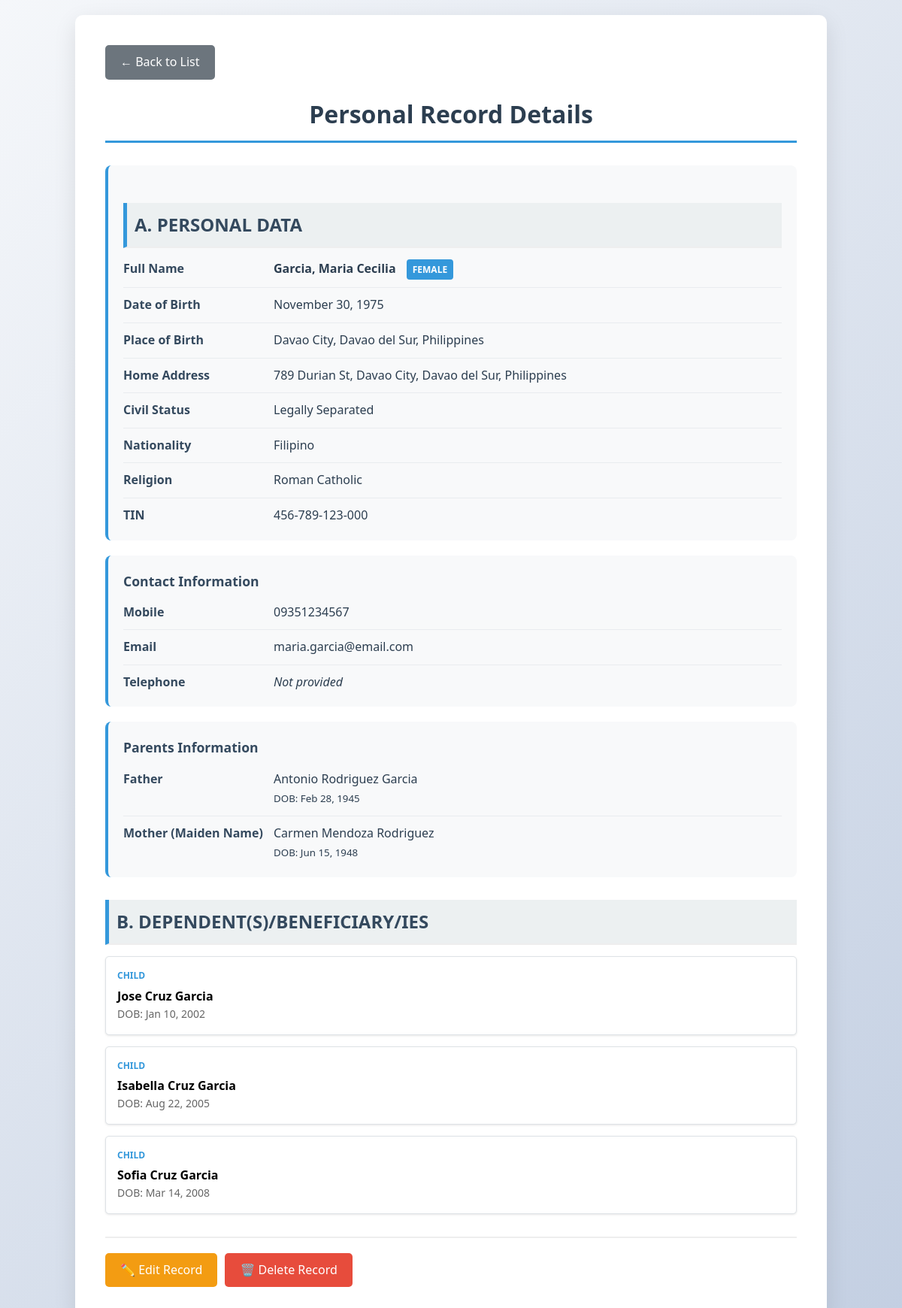
Screenshot of /view.php?id=7 with the database file from the repository.
### tables this page shows
CREATE TABLE `personal_data` (
  `id` int(11) NOT NULL,
  `last_name` varchar(100) NOT NULL,
  `first_name` varchar(100) NOT NULL,
  `middle_name` varchar(100) DEFAULT NULL,
  `suffix` varchar(20) DEFAULT NULL,
  `dob` date NOT NULL,
  `sex` enum('Male','Female') NOT NULL,
  `civil_status` varchar(50) NOT NULL,
  `civil_status_other` varchar(100) DEFAULT NULL,
  `tin` varchar(50) DEFAULT NULL,
  `nationality` varchar(100) NOT NULL,
  `religion` varchar(100) DEFAULT NULL,
  `pob_city_municipality` varchar(100) NOT NULL,
  `pob_province` varchar(100) DEFAULT NULL,
  `pob_country` varchar(100) DEFAULT 'Philippines',
  `birth_same_as_home` tinyint(1) DEFAULT 0,
  `home_address` text DEFAULT NULL,
  `mobile` varchar(20) NOT NULL,
  `email` varchar(100) NOT NULL,
  `telephone` varchar(50) DEFAULT NULL,
  `father_last_name` varchar(100) DEFAULT NULL,
  `father_first_name` varchar(100) DEFAULT NULL,
  `father_middle_name` varchar(100) DEFAULT NULL,
  `father_suffix` varchar(20) DEFAULT NULL,
  `father_dob` date DEFAULT NULL,
  `mother_last_name` varchar(100) DEFAULT NULL,
  `mother_first_name` varchar(100) DEFAULT NULL,
  `mother_middle_name` varchar(100) DEFAULT NULL,
  `mother_suffix` varchar(20) DEFAULT NULL,
  `mother_dob` date DEFAULT NULL,
  `created_at` timestamp NOT NULL DEFAULT current_timestamp()
);

CREATE TABLE `dependents` (
  `id` int(11) NOT NULL,
  `personal_data_id` int(11) NOT NULL,
  `type` enum('spouse','child','beneficiary') NOT NULL,
  `last_name` varchar(100) DEFAULT NULL,
  `first_name` varchar(100) DEFAULT NULL,
  `middle_name` varchar(100) DEFAULT NULL,
  `suffix` varchar(20) DEFAULT NULL,
  `relationship` varchar(50) DEFAULT NULL,
  `dob` date DEFAULT NULL
);

### functions.php (called while the page is built, shortened)
<?php
function getDB() {
    return getDBConnection();
}
function getRecordById($id) {
    $pdo = getDB();
    $stmt = $pdo->prepare("SELECT * FROM personal_data WHERE id = ?");
    $stmt->execute([$id]);
    $record = $stmt->fetch();
    $stmt = $pdo->prepare("SELECT * FROM dependents WHERE personal_data_id = ?");
    $stmt->execute([$id]);
    $dependents = $stmt->fetchAll();
    $record['spouse'] = null;
    $record['children'] = [];
    $record['beneficiaries'] = [];
    foreach ($dependents as $dep) {
        switch($dep['type']) {
            case 'child':
                $record['children'][] = $dep;
                break;
        }
    }
    return $record;
}
?>

### view.php (the view, shortened to what this page needs)
<?php
require_once 'functions.php';
$id = isset($_GET['id']) ? intval($_GET['id']) : 0;
$record = getRecordById($id);
?>
<!DOCTYPE html>
<html lang="en">
<head>
    <link rel="stylesheet" href="css/style.css">
</head>
<body>
    <div class="container">
        <a href="index.php" class="btn-back">← Back to List</a>
        <h1>Personal Record Details</h1>
        <div class="detail-group">
            <h2 class="section-title">A. PERSONAL DATA</h2>
            <div class="detail-row">
                <div class="detail-label">Full Name</div>
                <div class="detail-value">
                    <strong>
                        <?php echo htmlspecialchars($record['last_name'] . ', ' . $record['first_name']); ?>
                        <?php if ($record['middle_name']) echo htmlspecialchars(' ' . $record['middle_name']); ?>
                    </strong>
                    <span class="badge badge-info" style="margin-left: 10px;"><?php echo $record['sex']; ?></span>
                </div>
            </div>
            <div class="detail-row">
                <div class="detail-label">Date of Birth</div>
                <div class="detail-value"><?php echo date('F d, Y', strtotime($record['dob'])); ?></div>
            </div>
            <div class="detail-row">
                <div class="detail-label">Place of Birth</div>
                <div class="detail-value">
                    <?php echo htmlspecialchars($record['pob_city_municipality'] . ', ' . $record['pob_province'] . ', ' . $record['pob_country']); ?>
                </div>
            </div>
            <div class="detail-row">
                <div class="detail-label">Home Address</div>
                <div class="detail-value">
                    <?php echo nl2br(htmlspecialchars($record['home_address'])); ?>
                </div>
            </div>
            <div class="detail-row">
                <div class="detail-label">Civil Status</div>
                <div class="detail-value">
                    <?php echo htmlspecialchars($record['civil_status']); ?>
                </div>
            </div>
            <div class="detail-row">
                <div class="detail-label">Nationality</div>
                <div class="detail-value"><?php echo htmlspecialchars($record['nationality']); ?></div>
            </div>
            <div class="detail-row">
                <div class="detail-label">Religion</div>
                <div class="detail-value"><?php echo $record['religion'] ? htmlspecialchars($record['religion']) : '<em>Not specified</em>'; ?></div>
            </div>
            <div class="detail-row">
                <div class="detail-label">TIN</div>
                <div class="detail-value"><?php echo $record['tin'] ? htmlspecialchars($record['tin']) : '<em>Not provided</em>'; ?></div>
            </div>
        </div>
        <div class="detail-group">
            <h3 style="margin-top: 0;">Contact Information</h3>
            <div class="detail-row">
                <div class="detail-label">Mobile</div>
                <div class="detail-value"><?php echo htmlspecialchars($record['mobile']); ?></div>
            </div>
            <div class="detail-row">
                <div class="detail-label">Email</div>
                <div class="detail-value"><?php echo htmlspecialchars($record['email']); ?></div>
            </div>
            <div class="detail-row">
                <div class="detail-label">Telephone</div>
                <div class="detail-value"><?php echo $record['telephone'] ? htmlspecialchars($record['telephone']) : '<em>Not provided</em>'; ?></div>
            </div>
        </div>
        <div class="detail-group">
            <h3 style="margin-top: 0;">Parents Information</h3>
            <div class="detail-row">
                <div class="detail-label">Father</div>
                <div class="detail-value">
                    <?php if ($record['father_last_name'] || $record['father_first_name']): ?>
                        <?php echo htmlspecialchars(trim($record['father_first_name'] . ' ' . $record['father_middle_name'] . ' ' . $record['father_last_name'] . ' ' . $record['father_suffix'])); ?>
                        <?php if ($record['father_dob']): ?>
                            <br><small>DOB: <?php echo date('M d, Y', strtotime($record['father_dob'])); ?></small>
                        <?php endif; ?>
                    <?php else: ?>
                        <em>Not provided</em>
                    <?php endif; ?>
                </div>
            </div>
            <div class="detail-row">
                <div class="detail-label">Mother (Maiden Name)</div>
                <div class="detail-value">
                    <?php if ($record['mother_last_name'] || $record['mother_first_name']): ?>
                        <?php echo htmlspecialchars(trim($record['mother_first_name'] . ' ' . $record['mother_middle_name'] . ' ' . $record['mother_last_name'] . ' ' . $record['mother_suffix'])); ?>
                        <?php if ($record['mother_dob']): ?>
                            <br><small>DOB: <?php echo date('M d, Y', strtotime($record['mother_dob'])); ?></small>
                        <?php endif; ?>
                    <?php else: ?>
                        <em>Not provided</em>
                    <?php endif; ?>
                </div>
            </div>
        </div>
        <h2 class="section-title">B. DEPENDENT(S)/BENEFICIARY/IES</h2>
        <?php if ($record['spouse'] || count($record['children']) > 0 || count($record['beneficiaries']) > 0): ?>
            <div class="dependents-list">
                <?php foreach ($record['children'] as $child): ?>
                    <div class="dependent-card">
                        <div class="dependent-type">Child</div>
                        <div style="font-weight: 600;">
                            <?php echo htmlspecialchars($child['first_name'] . ' ' . $child['middle_name'] . ' ' . $child['last_name']); ?>
                        </div>
                        <?php if ($child['dob']): ?>
                            <div style="font-size: 14px; color: #666;">DOB: <?php echo date('M d, Y', strtotime($child['dob'])); ?></div>
                        <?php endif; ?>
                    </div>
                <?php endforeach; ?>
            </div>
        <?php else: ?>
            <p style="color: #666; font-style: italic;">No dependents or beneficiaries recorded.</p>
        <?php endif; ?>
        <div class="btn-group">
            <a href="edit.php?id=<?php echo $record['id']; ?>" class="btn-edit">✏️ Edit Record</a>
            <a href="delete.php?id=<?php echo $record['id']; ?>"
               class="btn-delete"
               onclick="return confirm('Are you sure you want to delete this record?')">🗑️ Delete Record</a>
        </div>
    </div>
</body>
</html>

### css/style.css (style rules this page uses)
:root { --primary-color: #3498db; --primary-dark: #2980b9; --danger-color: #e74c3c; --success-color: #27ae60; --text-dark: #2c3e50; --text-gray: #7f8c8d; --bg-light: #ecf0f1; --border-color: #bdc3c7; }
* { box-sizing: border-box; font-family: 'Segoe UI', Tahoma, Geneva, Verdana, sans-serif; margin: 0; padding: 0; }
body { background: linear-gradient(135deg, #f5f7fa 0%, #c3cfe2 100%); padding: 20px; line-height: 1.6; }
.container { max-width: 1000px; margin: 0 auto; background: white; padding: 40px; border-radius: 10px; box-shadow: 0 10px 30px rgba(0,0,0,0.1); }
h1 { color: var(--text-dark); text-align: center; margin-bottom: 30px; border-bottom: 3px solid var(--primary-color); padding-bottom: 10px; }
h2 { color: #34495e; margin-top: 30px; margin-bottom: 20px; background: var(--bg-light); padding: 10px; border-left: 5px solid var(--primary-color); }
h3 { color: #34495e; margin-top: 25px; margin-bottom: 15px; font-size: 1.1em; }

### view.php (style rules this page uses)
.detail-group { background: #f8f9fa; padding: 20px; border-radius: 8px; margin-bottom: 20px; border-left: 4px solid #3498db; }
.detail-row { display: flex; margin-bottom: 10px; border-bottom: 1px solid #e9ecef; padding-bottom: 10px; }
.detail-row:last-child { border-bottom: none; margin-bottom: 0; padding-bottom: 0; }
.detail-label { width: 200px; font-weight: 600; color: #34495e; }
.detail-value { flex: 1; color: #2c3e50; }
.badge { display: inline-block; padding: 4px 8px; border-radius: 4px; font-size: 12px; font-weight: 600; text-transform: uppercase; }
.badge-info { background: #3498db; color: white; }
.section-title { color: #34495e; margin: 30px 0 15px 0; padding-bottom: 10px; border-bottom: 2px solid #eee; }
.dependents-list { display: grid; gap: 15px; }
.dependent-card { background: white; padding: 15px; border-radius: 5px; border: 1px solid #dee2e6; box-shadow: 0 1px 3px rgba(0,0,0,0.1); }
.dependent-type { font-size: 12px; text-transform: uppercase; color: #3498db; font-weight: 600; margin-bottom: 5px; }
.btn-back { background: #6c757d; color: white; padding: 10px 20px; text-decoration: none; border-radius: 5px; display: inline-block; margin-bottom: 20px; }
.btn-group { margin-top: 30px; padding-top: 20px; border-top: 2px solid #eee; display: flex; gap: 10px; }
.btn-edit { background: #f39c12; color: white; padding: 10px 20px; text-decoration: none; border-radius: 5px; }
.btn-delete { background: #e74c3c; color: white; padding: 10px 20px; text-decoration: none; border-radius: 5px; }

### rows the page displays
personal_data: last_name+first_name "Garcia, Maria", middle_name "Cecilia", sex "FEMALE", dob "November 30, 1975", pob_city_municipality+pob_province+pob_country "Davao City, Davao del Sur, Philippines", home_address "789 Durian St, Davao City, Davao del Sur, Philippines", civil_status "Legally Separated", nationality "Filipino", religion "Roman Catholic", tin "456-789-123-000", mobile "09351234567", email "maria.garcia@email.com", father_first_name+father_middle_name+father_last_name "Antonio Rodriguez Garcia", father_dob "Feb 28, 1945", mother_first_name+mother_middle_name+mother_last_name "Carmen Mendoza Rodriguez", mother_dob "Jun 15, 1948"
dependents: first_name+middle_name+last_name "Jose Cruz Garcia", dob "Jan 10, 2002"
dependents: first_name+middle_name+last_name "Isabella Cruz Garcia", dob "Aug 22, 2005"
dependents: first_name+middle_name+last_name "Sofia Cruz Garcia", dob "Mar 14, 2008"
